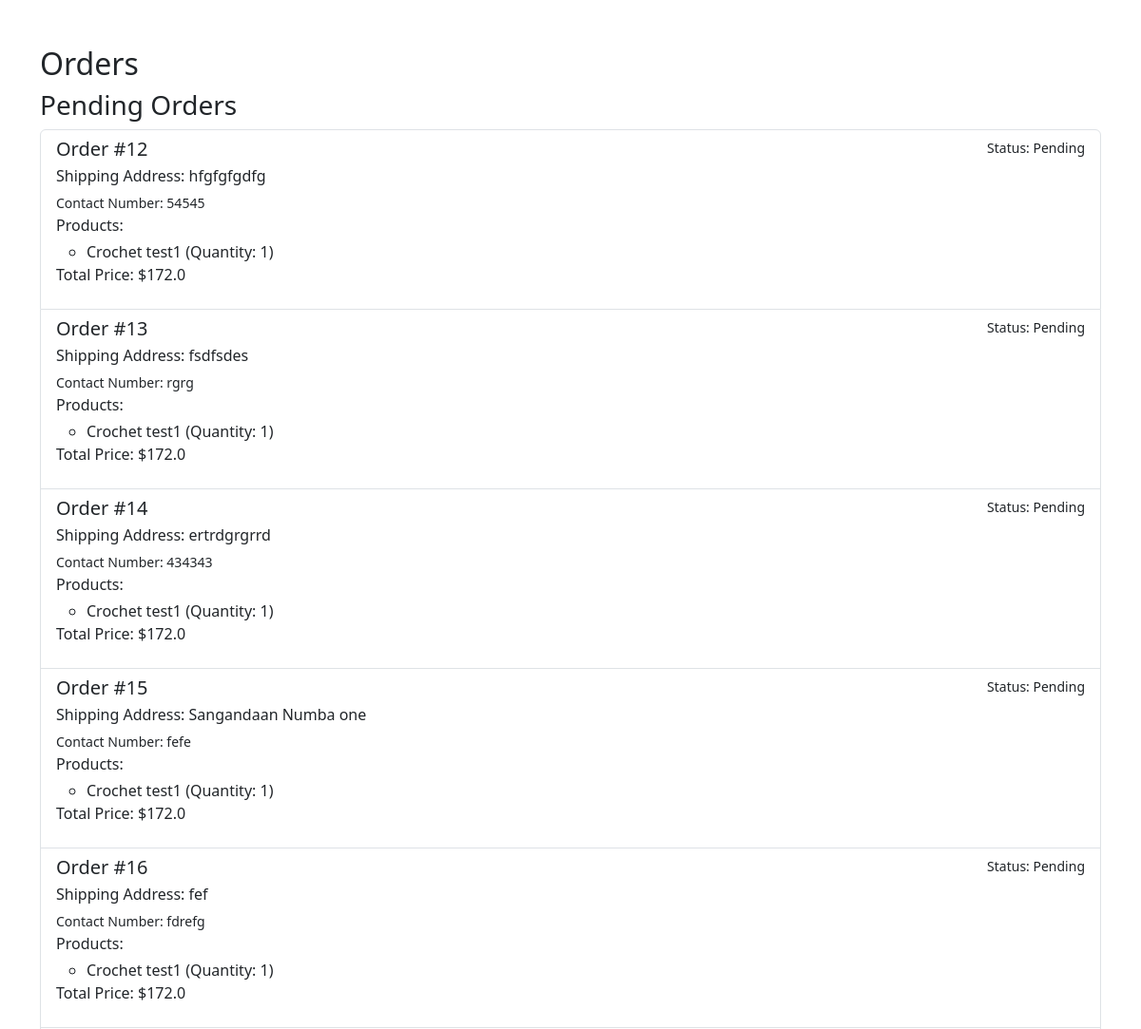
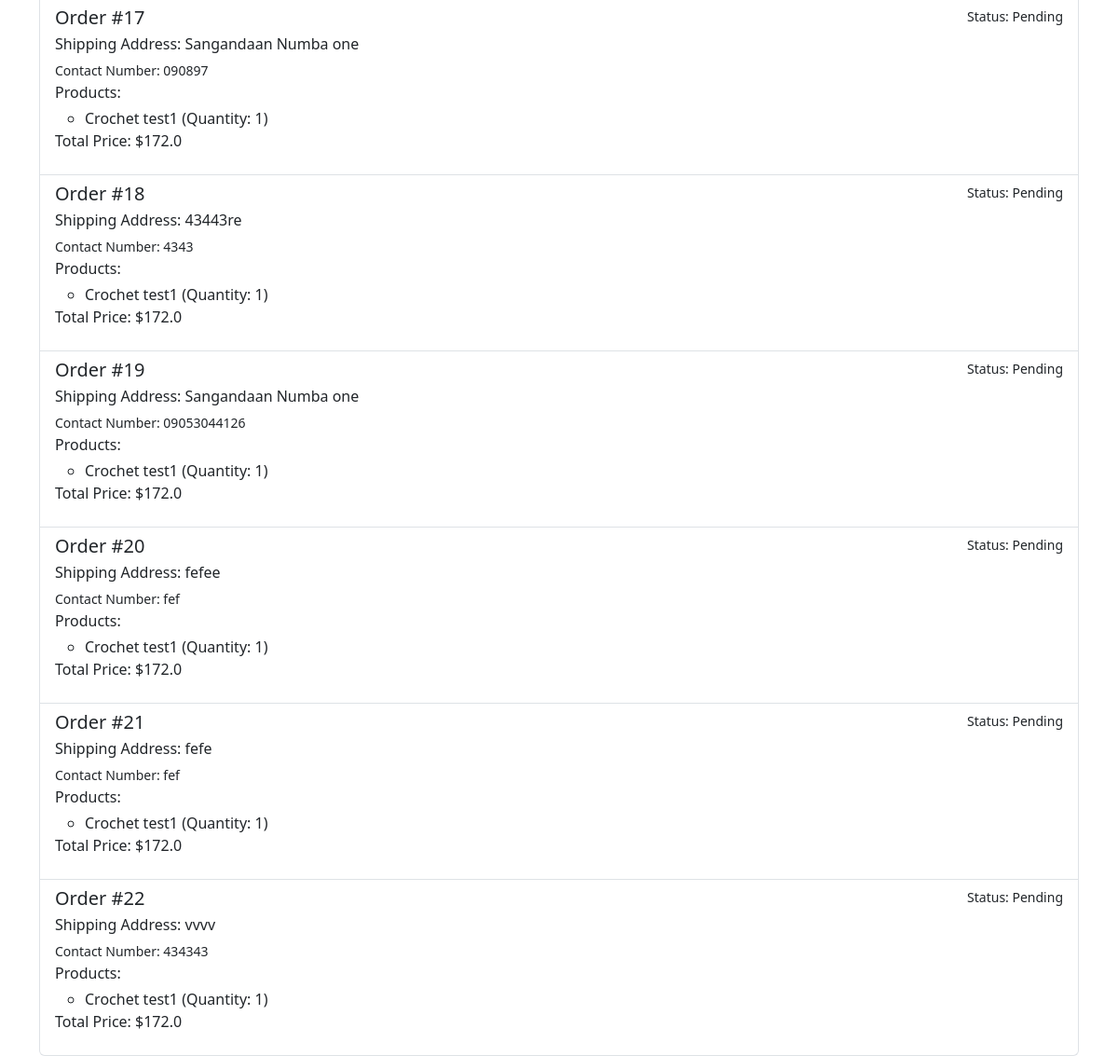
Page /orders/ (signed in) on the committed database (2 pictures, top to bottom).
### main/models.py (models this page shows, shortened)
class Order(models.Model):
    user = models.ForeignKey(MyUser, on_delete=models.CASCADE, related_name='orders')
    STATUS_CHOICES = (
        ('Pending', 'Pending'),
        ('Shipped', 'Shipped'),
        ('Delivered', 'Delivered'),
        ('Cancelled', 'Cancelled'),
    )
    status = models.CharField(max_length=20, choices=STATUS_CHOICES, default='Pending')
    contact_number = models.CharField(max_length=20, null=True, blank=True)
    shipping_address = models.TextField(null=False)
    created = models.DateField(auto_now_add=True)
    total_price = models.FloatField(null=True)

class OrderItem(models.Model):
    order = models.ForeignKey(Order, on_delete=models.CASCADE)
    product = models.ForeignKey(Product, on_delete=models.CASCADE)
    quantity = models.PositiveIntegerField()
    additional_notes = models.TextField(null=True)

class Product(models.Model):
    CATEGORY_CHOICES = (
        ('Audio', 'Audio'),
        ('Home', 'Home'),
        ('Accessories', 'Accessories'),
    )
    name = models.CharField(max_length=255)
    price = models.FloatField()
    image1 = models.ImageField(upload_to='product_images/', blank=True, null=True)
    image2 = models.ImageField(upload_to='product_images/', blank=True, null=True)
    image3 = models.ImageField(upload_to='product_images/', blank=True, null=True)
    description = models.TextField()
    category = models.CharField(max_length=20, choices=CATEGORY_CHOICES)

### main/views.py (the view)
# urls.py: path('orders/', views.orders, name="orders"),
@login_required
def orders(request):
    user_orders = Order.objects.filter(user=request.user)
    pending_orders = user_orders.filter(status='Pending')
    shipped_orders = user_orders.filter(status='Shipped')
    delivered_orders = user_orders.filter(status='Delivered')
    cancelled_orders = user_orders.filter(status='Cancelled')
    context = {
        'pending_orders': pending_orders,
        'shipped_orders': shipped_orders,
        'delivered_orders': delivered_orders,
        'cancelled_orders': cancelled_orders,
    }
    return render(request, 'orders.html', context)

### templates/orders.html (shortened to what this page needs)
{% load static %}
<!DOCTYPE html>
<html lang="en">
<head>
    <link rel="stylesheet" href="{% static 'css/bootstrap.css' %}">
</head>
<body>
    <div class="container-lg mt-5">
        <h2>Orders</h2>
        {% if pending_orders %}
        <h3>Pending Orders</h3>
        <ul class="list-group">
            {% for order in pending_orders %}
            <li class="list-group-item">
                <div class="d-flex w-100 justify-content-between">
                    <h5 class="mb-1">Order #{{ order.id }}</h5>
                    <small>Status: {{ order.status }}</small>
                </div>
                <p class="mb-1">Shipping Address: {{ order.shipping_address }}</p>
                <small>Contact Number: {{ order.contact_number }}</small>
                <p class="mb-1">Products:</p>
                <ul>
                    {% for order_item in order.orderitem_set.all %}
                        <li>{{ order_item.product.name }} (Quantity: {{ order_item.quantity }})</li>
                    {% endfor %}
                </ul>
                <p>Total Price: ${{ order.total_price }}</p>
            </li>
            {% endfor %}
        </ul>
        {% endif %}
    </div>
</body>
</html>

### rows in the picture
Order: id "12", status "Pending", shipping_address "hfgfgfgdfg", contact_number "54545", total_price "172.0"
OrderItem: product.name "Crochet test1", quantity "1"
Order: id "13", status "Pending", shipping_address "fsdfsdes", contact_number "rgrg", total_price "172.0"
OrderItem: product.name "Crochet test1", quantity "1"
Order: id "14", status "Pending", shipping_address "ertrdgrgrrd", contact_number "434343", total_price "172.0"
OrderItem: product.name "Crochet test1", quantity "1"
Order: id "15", status "Pending", shipping_address "Sangandaan Numba one", contact_number "fefe", total_price "172.0"
OrderItem: product.name "Crochet test1", quantity "1"
Order: id "16", status "Pending", shipping_address "fef", contact_number "fdrefg", total_price "172.0"
OrderItem: product.name "Crochet test1", quantity "1"
Order: id "17", status "Pending", shipping_address "Sangandaan Numba one", contact_number "090897", total_price "172.0"
OrderItem: product.name "Crochet test1", quantity "1"
Order: id "18", status "Pending", shipping_address "43443re", contact_number "4343", total_price "172.0"
OrderItem: product.name "Crochet test1", quantity "1"
Order: id "19", status "Pending", shipping_address "Sangandaan Numba one", contact_number "09053044126", total_price "172.0"
OrderItem: product.name "Crochet test1", quantity "1"
Order: id "20", status "Pending", shipping_address "fefee", contact_number "fef", total_price "172.0"
OrderItem: product.name "Crochet test1", quantity "1"
Order: id "21", status "Pending", shipping_address "fefe", contact_number "fef", total_price "172.0"
OrderItem: product.name "Crochet test1", quantity "1"
Order: id "22", status "Pending", shipping_address "vvvv", contact_number "434343", total_price "172.0"
OrderItem: product.name "Crochet test1", quantity "1"
